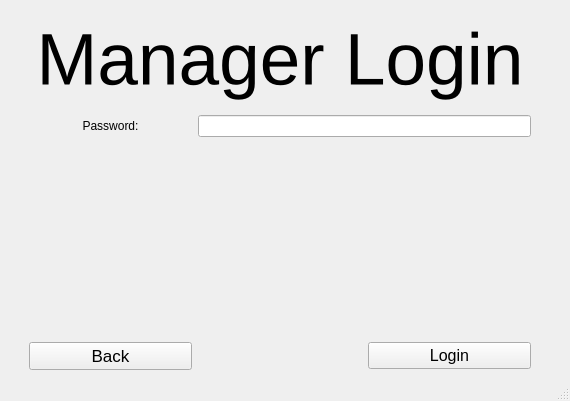
<?xml version="1.0" encoding="UTF-8"?>
<ui version="4.0">
 <class>MainWindow</class>
 <widget class="QMainWindow" name="MainWindow">
  <property name="geometry">
   <rect>
    <x>0</x>
    <y>0</y>
    <width>570</width>
    <height>401</height>
   </rect>
  </property>
  <property name="windowTitle">
   <string>MainWindow</string>
  </property>
  <widget class="QWidget" name="centralwidget">
   <layout class="QGridLayout" name="gridLayout_2">
    <item row="0" column="0">
     <layout class="QGridLayout" name="gridLayout" rowstretch="20,1,20,20,0" columnstretch="1,1,1" rowminimumheight="0,0,0,0,0" columnminimumwidth="0,0,0">
      <property name="leftMargin">
       <number>20</number>
      </property>
      <property name="rightMargin">
       <number>30</number>
      </property>
      <item row="2" column="1">
       <spacer name="vertical_spacer">
        <property name="orientation">
         <enum>Qt::Vertical</enum>
        </property>
        <property name="sizeHint" stdset="0">
         <size>
          <width>20</width>
          <height>0</height>
         </size>
        </property>
       </spacer>
      </item>
      <item row="0" column="0" colspan="3">
       <widget class="QLabel" name="headline_label">
        <property name="sizePolicy">
         <sizepolicy hsizetype="Minimum" vsizetype="Minimum">
          <horstretch>0</horstretch>
          <verstretch>0</verstretch>
         </sizepolicy>
        </property>
        <property name="minimumSize">
         <size>
          <width>400</width>
          <height>80</height>
         </size>
        </property>
        <property name="maximumSize">
         <size>
          <width>16777215</width>
          <height>134</height>
         </size>
        </property>
        <property name="baseSize">
         <size>
          <width>0</width>
          <height>0</height>
         </size>
        </property>
        <property name="font">
         <font>
          <family>Arial</family>
          <pointsize>55</pointsize>
          <weight>50</weight>
          <italic>false</italic>
          <bold>false</bold>
         </font>
        </property>
        <property name="mouseTracking">
         <bool>false</bool>
        </property>
        <property name="tabletTracking">
         <bool>false</bool>
        </property>
        <property name="acceptDrops">
         <bool>false</bool>
        </property>
        <property name="toolTip">
         <string/>
        </property>
        <property name="styleSheet">
         <string notr="true">font: 55pt &quot;Arial&quot;;</string>
        </property>
        <property name="frameShape">
         <enum>QFrame::NoFrame</enum>
        </property>
        <property name="frameShadow">
         <enum>QFrame::Sunken</enum>
        </property>
        <property name="lineWidth">
         <number>1</number>
        </property>
        <property name="midLineWidth">
         <number>0</number>
        </property>
        <property name="text">
         <string>Manager Login</string>
        </property>
        <property name="scaledContents">
         <bool>false</bool>
        </property>
        <property name="alignment">
         <set>Qt::AlignCenter</set>
        </property>
        <property name="wordWrap">
         <bool>true</bool>
        </property>
        <property name="margin">
         <number>0</number>
        </property>
        <property name="indent">
         <number>-1</number>
        </property>
        <property name="openExternalLinks">
         <bool>false</bool>
        </property>
       </widget>
      </item>
      <item row="1" column="0">
       <widget class="QLabel" name="password_label">
        <property name="styleSheet">
         <string notr="true">font: 20pt &quot;Arial&quot;;</string>
        </property>
        <property name="text">
         <string>Password:</string>
        </property>
        <property name="alignment">
         <set>Qt::AlignCenter</set>
        </property>
       </widget>
      </item>
      <item row="4" column="0">
       <widget class="QPushButton" name="Back_btn">
        <property name="font">
         <font>
          <family>Arial</family>
          <pointsize>13</pointsize>
         </font>
        </property>
        <property name="cursor">
         <cursorShape>PointingHandCursor</cursorShape>
        </property>
        <property name="mouseTracking">
         <bool>false</bool>
        </property>
        <property name="text">
         <string>Back</string>
        </property>
       </widget>
      </item>
      <item row="1" column="1" colspan="2">
       <widget class="QLineEdit" name="password_textEdit">
        <property name="echoMode">
         <enum>QLineEdit::Password</enum>
        </property>
       </widget>
      </item>
      <item row="4" column="2">
       <widget class="QPushButton" name="login_pushButton">
        <property name="font">
         <font>
          <pointsize>12</pointsize>
         </font>
        </property>
        <property name="text">
         <string>Login</string>
        </property>
       </widget>
      </item>
     </layout>
    </item>
   </layout>
  </widget>
  <widget class="QStatusBar" name="statusbar"/>
 </widget>
 <resources/>
 <connections/>
</ui>
